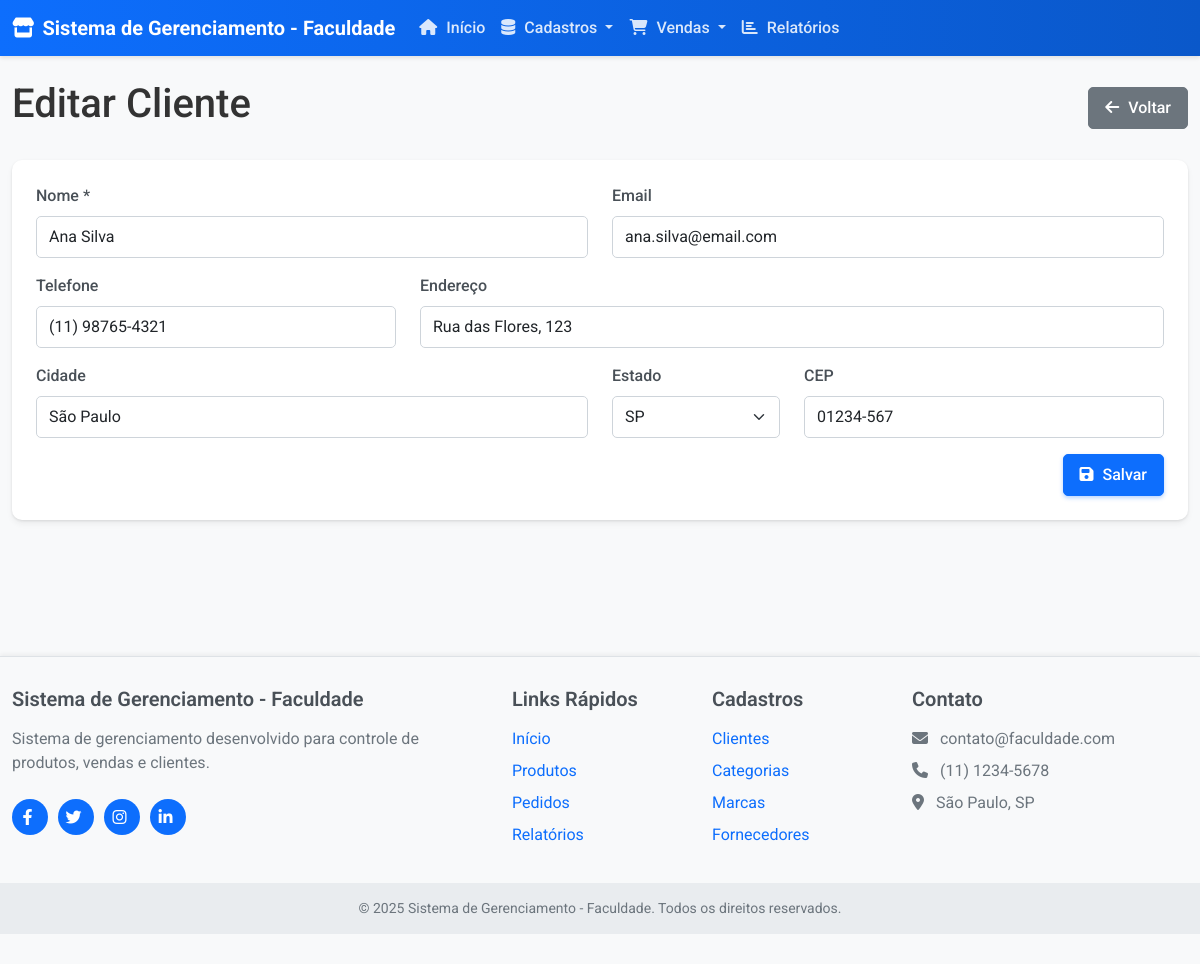
The page /pages/cliente-form.php?id=1 on the database its author committed.
### tables this page shows
CREATE TABLE IF NOT EXISTS cliente (
    IDCLIENTE INT AUTO_INCREMENT PRIMARY KEY,
    NOME VARCHAR(100) NOT NULL,
    EMAIL VARCHAR(100),
    TELEFONE VARCHAR(20),
    ENDERECO VARCHAR(200),
    CIDADE VARCHAR(100),
    ESTADO VARCHAR(2),
    CEP VARCHAR(10),
    DATACADASTRO TIMESTAMP DEFAULT CURRENT_TIMESTAMP
);

### includes/database.php (called while the page is built, shortened)
<?php
class Database {
    private $host = DB_HOST;
    private $user = DB_USER;
    private $pass = DB_PASS;
    private $dbname = DB_NAME;
    private $conn;
    private $stmt;
    public function __construct() {
        $dsn = 'mysql:host=' . $this->host . ';dbname=' . $this->dbname;
        $options = array(
            PDO::ATTR_PERSISTENT => true,
            PDO::ATTR_ERRMODE => PDO::ERRMODE_EXCEPTION,
            PDO::ATTR_DEFAULT_FETCH_MODE => PDO::FETCH_ASSOC,
            PDO::MYSQL_ATTR_INIT_COMMAND => 'SET NAMES utf8'
        );
        try {
            $this->conn = new PDO($dsn, $this->user, $this->pass, $options);
        } catch(PDOException $e) {
            $this->error = $e->getMessage();
            echo 'Erro de conexão: ' . $this->error;
        }
    }
    public function query($sql, $params = []) {
        $this->stmt = $this->conn->prepare($sql);
        if (!empty($params)) {
            $i = 1;
            foreach ($params as $param) {
                $this->stmt->bindValue($i++, $param);
            }
        }
        $this->execute();
        return $this->stmt;
    }
    public function execute() {
        return $this->stmt->execute();
    }
}
?>

### pages/cliente-form.php (the view, shortened to what this page needs)
<?php
require_once '../includes/database.php';
$db = new Database();
$id = isset($_GET['id']) ? (int)$_GET['id'] : 0;
$cliente = [];
$pageTitle = 'Novo Cliente';
if ($id > 0) {
    $query = $db->query("SELECT * FROM cliente WHERE IDCLIENTE = ?", [$id]);
    $cliente = $query ? $query->fetch() : null;
    $pageTitle = 'Editar Cliente';
}
include '../includes/header.php';
?>
<div class="d-flex justify-content-between align-items-center mb-4">
    <h1><?php echo $pageTitle; ?></h1>
    <a href="clientes.php" class="btn btn-secondary">
        <i class="fas fa-arrow-left"></i> Voltar
    </a>
</div>
<div class="card">
    <div class="card-body">
        <form method="POST" action="">
            <div class="row mb-3">
                <div class="col-md-6">
                    <label for="nome" class="form-label">Nome *</label>
                    <input type="text" class="form-control" id="nome" name="nome" value="<?php echo isset($cliente['NOME']) ? $cliente['NOME'] : ''; ?>" required>
                </div>
                <div class="col-md-6">
                    <label for="email" class="form-label">Email</label>
                    <input type="email" class="form-control" id="email" name="email" value="<?php echo isset($cliente['EMAIL']) ? $cliente['EMAIL'] : ''; ?>">
                </div>
            </div>
            <div class="row mb-3">
                <div class="col-md-4">
                    <label for="telefone" class="form-label">Telefone</label>
                    <input type="text" class="form-control telefone-mask" id="telefone" name="telefone" value="<?php echo isset($cliente['TELEFONE']) ? $cliente['TELEFONE'] : ''; ?>">
                </div>
                <div class="col-md-8">
                    <label for="endereco" class="form-label">Endereço</label>
                    <input type="text" class="form-control" id="endereco" name="endereco" value="<?php echo isset($cliente['ENDERECO']) ? $cliente['ENDERECO'] : ''; ?>">
                </div>
            </div>
            <div class="row mb-3">
                <div class="col-md-6">
                    <label for="cidade" class="form-label">Cidade</label>
                    <input type="text" class="form-control" id="cidade" name="cidade" value="<?php echo isset($cliente['CIDADE']) ? $cliente['CIDADE'] : ''; ?>">
                </div>
                <div class="col-md-2">
                    <label for="estado" class="form-label">Estado</label>
                    <select class="form-select" id="estado" name="estado">
                        <?php
                        $estados = [
                            'AC', 'AL', 'AP', 'AM', 'BA', 'CE', 'DF', 'ES', 'GO', 'MA', 'MT', 'MS', 'MG', 'PA',
                            'PB', 'PR', 'PE', 'PI', 'RJ', 'RN', 'RS', 'RO', 'RR', 'SC', 'SP', 'SE', 'TO'
                        ];
                        foreach ($estados as $estado) {
                            $selected = (isset($cliente['ESTADO']) && $cliente['ESTADO'] == $estado) ? 'selected' : '';
                            echo "<option value=\"$estado\" $selected>$estado</option>";
                        }
                        ?>
                    </select>
                </div>
                <div class="col-md-4">
                    <label for="cep" class="form-label">CEP</label>
                    <input type="text" class="form-control cep-mask" id="cep" name="cep" value="<?php echo isset($cliente['CEP']) ? $cliente['CEP'] : ''; ?>">
                </div>
            </div>
            <div class="d-grid gap-2 d-md-flex justify-content-md-end">
                <button type="submit" class="btn btn-primary">
                    <i class="fas fa-save"></i> Salvar
                </button>
            </div>
        </form>
    </div>
</div>
<?php
include '../includes/footer.php';
?>

### assets/css/style.css (style rules this page uses)
body { font-family: 'Roboto', sans-serif; background-color: #f8f9fa; color: #333; min-height: 100vh; display: flex; flex-direction: column; }
.card { border-radius: 10px; box-shadow: 0 4px 6px rgba(0, 0, 0, 0.05), 0 1px 3px rgba(0, 0, 0, 0.1); transition: transform 0.3s, box-shadow 0.3s; margin-bottom: 20px; border: none; overflow: hidden; }
.card-body { padding: 1.5rem; }
.btn { border-radius: 5px; padding: 0.5rem 1rem; transition: all 0.3s ease; position: relative; overflow: hidden; font-weight: 500; }
.btn::after { content: ''; position: absolute; top: 50%; left: 50%; width: 0; height: 0; background-color: rgba(255, 255, 255, 0.2); border-radius: 50%; transform: translate(-50%, -50%); transition: width 0.5s, height 0.5s; z-index: 1; pointer-events: none; }
.btn i { margin-right: 5px; }
.btn-primary { background-color: #0d6efd; border-color: #0d6efd; box-shadow: 0 2px 4px rgba(13, 110, 253, 0.3); }
.form-control, .form-select { border-radius: 5px; padding: 0.5rem 0.75rem; border: 1px solid #ced4da; transition: all 0.3s ease; }
.form-label { font-weight: 500; margin-bottom: 0.5rem; color: #495057; }
.fa, .fas, .far, .fab { margin-right: 5px; }

### assets/css/animations.css (style rules this page uses)
.hover-lift { transition: transform 0.3s ease, box-shadow 0.3s ease; }
.fade-in-element { opacity: 0; animation: fadeInAnimation 0.8s ease forwards; }
.btn-ripple { position: relative; overflow: hidden; }

### rows shown on the page
cliente: nome "Ana Silva", email "ana.silva@email.com", telefone "(11) 98765-4321", endereco "Rua das Flores, 123", cidade "São Paulo", cep "01234-567"

### other values the page prints
SITE_NAME "Sistema de Gerenciamento - Faculdade"
$pageTitle "Editar Cliente"
form field estado "SP"
